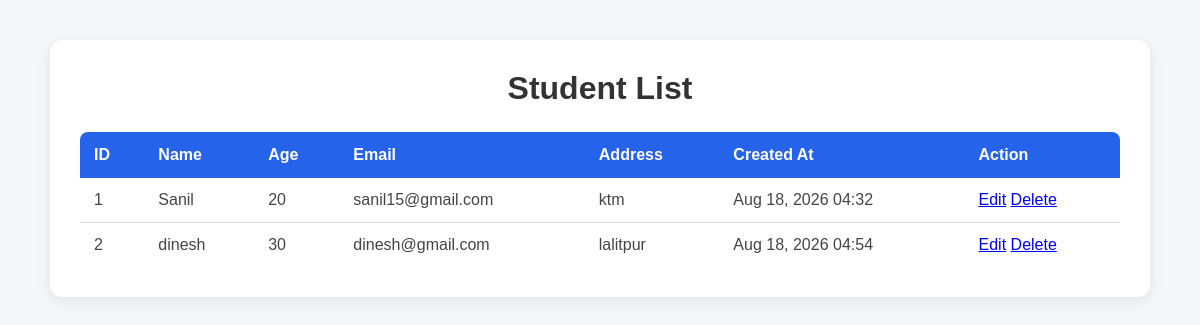
Before: / with the older database file.
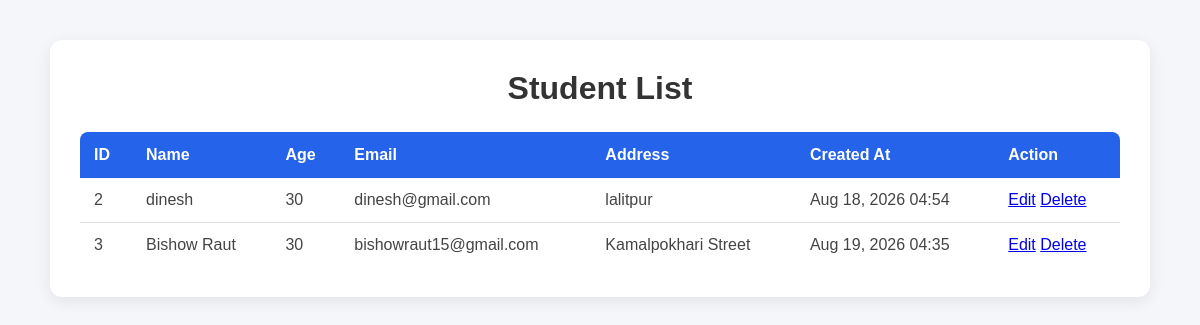
After: the same page with the newer database file.
### studentapp/models.py (models this page shows, shortened)
class Student(models.Model):
    name = models.CharField(max_length=50)
    age = models.IntegerField()
    email = models.EmailField()
    address = models.CharField(max_length=200)
    created_at = models.DateTimeField(auto_now_add=True)

### studentapp/views.py (the view)
# urls.py: 2. Add a URL to urlpatterns:  path('', views.home, name='home')
def home(request):
    students = Student.objects.all()
    return render(request, "home.html", {"students": students})

### templates/home.html (shortened to what this page needs)
<!DOCTYPE html>
<html lang="en">
<head>
</head>
<body>
<div class="container">
    <h1>Student List</h1>
    <table>
        <thead>
            <tr>
                <th>ID</th>
                <th>Name</th>
                <th>Age</th>
                <th>Email</th>
                <th>Address</th>
                <th>Created At</th>
                <th>Action</th>
            </tr>
        </thead>
        <tbody>
            {% for student in students %}
            <tr>
                <td>{{ student.id }}</td>
                <td>{{ student.name }}</td>
                <td>{{ student.age }}</td>
                <td>{{ student.email }}</td>
                <td>{{ student.address }}</td>
                <td>{{ student.created_at|date:"M d, Y H:i" }}</td>
              <td class="actions">
    <a href="{% url 'update_student' student.id %}" class="btn btn-edit">Edit</a>
    <a href="{% url 'delete_student' student.id %}" class="btn btn-delete">Delete</a>
</td>
            </tr>
            {% empty %}
            <tr>
                <td colspan="6" class="empty">
                    No students found.
                </td>
            </tr>
            {% endfor %}
        </tbody>
    </table>
</div>
</body>
</html>

### templates/home.html (style rules this page uses)
* { margin: 0; padding: 0; box-sizing: border-box; }
body { font-family: Arial, sans-serif; background-color: #f4f6f9; padding: 40px; }
.container { max-width: 1100px; margin: auto; background: white; padding: 30px; border-radius: 12px; box-shadow: 0 4px 15px rgba(0, 0, 0, 0.08); }
h1 { text-align: center; margin-bottom: 25px; color: #333; }
table { width: 100%; border-collapse: collapse; overflow: hidden; border-radius: 8px; }
th { background-color: #2563eb; color: white; padding: 14px; text-align: left; }
td { padding: 13px 14px; border-bottom: 1px solid #ddd; color: #444; }
tr:last-child td { border-bottom: none; }

Changed rows visible on the page:
removed Student: id "1", name "Sanil", age "20", email "sanil15@gmail.com", address "ktm", created_at "Aug 18, 2026 04:32"
added Student: id "3", name "Bishow Raut", age "30", email "bishowraut15@gmail.com", address "Kamalpokhari Street", created_at "Aug 19, 2026 04:35"
